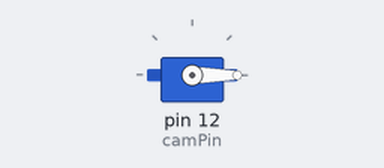
Bench run of a sketch on a simulated Arduino Uno, built with avr-gcc and run on an emulated ATmega328P. Shown: servo.

Above: at 0.05 s.
At 0.65 s:
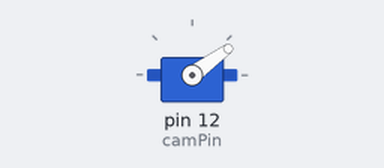
At 1.25 s:
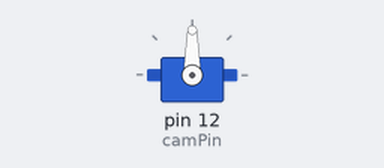
At 2.5 s:
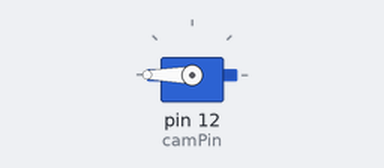
Timing chart, 0 to 5.8 s (numbered marks = the images above):
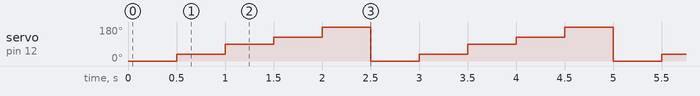

Measured:
- by itself, servo on pin 12 (camPin): repeats every 2.5 s: 90° 0.50 s, 126° 0.50 s, 180° 0.50 s, 0° 0.50 s, 36° 0.50 s

The sketch:

tester.ino
```cpp
#include <Servo.h>
#define camPin 12
Servo camServo;
void setup() {
    Serial.begin(115200);
      camServo.attach(camPin, 1000, 2000);
  // put your setup code here, to run once:

}

void loop() {
  // put your main code here, to run repeatedly:
  camServo.writeMicroseconds(1000);
  delay(500);
  camServo.writeMicroseconds(1200);
  delay(500);
  camServo.writeMicroseconds(1500);
  delay(500);
  camServo.writeMicroseconds(1700);
  delay(500);
  camServo.writeMicroseconds(2000);
  delay(500);
}
```
